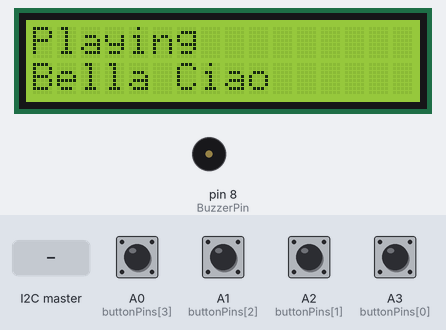
This sketch was run on a simulated Arduino Uno, built with avr-gcc and run on an emulated ATmega328P. Parts: 16×2 character LCD, buzzer (waves = sounding). Inputs (shaded band) come from the test bench; at power-on: A0 (buttonPins[3]), A1 (buttonPins[2]), A2 (buttonPins[1]), A3 (buttonPins[0]) LOW. What the sketch prints to the serial monitor is not drawn.

Above: at 1.2 s.
1.3 s: the I2C master sends the byte 1
At 3.3 s:
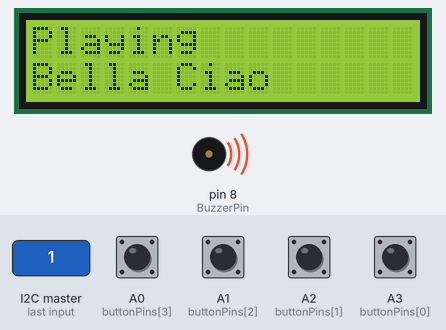
4.3 s: the I2C master sends the byte 0
Timing chart, 0 to 11.8 s (numbered marks = the images above; inputs shaded):
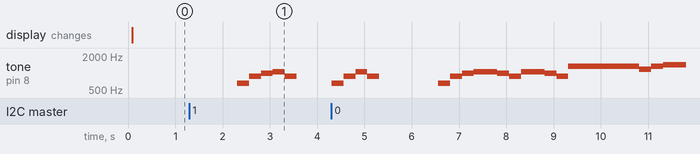

The sketch:

PianoTiles_Button_Arduino.ino
```cpp
#include <Wire.h>
#include <LiquidCrystal.h>

int menuState = 0;

// initialize the library by associating any needed LCD interface pin
// with the arduino pin number it is connected to
const int rs = 12, en = 11, d4 = 5, d5 = 4, d6 = 3, d7 = 2;
const int numButtons = 4;
LiquidCrystal lcd(rs, en, d4, d5, d6, d7);

// Order: same as columns, from left to right (green, blue, yellow, white)
const int buttonPins[numButtons] = {A3, A2, A1, A0}; // black, blue, yellow, white
int buttonStatuses[numButtons] = {0,0,0,0};

const int BuzzerPin = 8;

int chosenSong = 0;

// SONG STUFF
const int REST = 100; // has to be unique

// 3rd Octave
const int NC3 = 131; const int NCS3 = 138; const int ND3 = 147; const int NDS3 = 155;
const int NE3 = 165; const int NF3 = 175; const int NFS3 = 185; const int NG3 = 196;
const int NGS3 = 208; const int NA3 = 220; const int NAS3 = 233; const int NB3 = 247;

// 4th Octave (middle C)
int NC4 = 262; int NCS4 = 277; int ND4 = 294;
int NDS4 = 311; int NE4 = 330; int NF4 = 349;
int NFS4 = 370; int NG4 = 392; int NGS4 = 415;
int NA4 = 440; int NAS4 = 466; int NB4 = 494;

// 5th Octave
int NB5 = 988; int NAS5 = 932; int NA5 = 880;
int NGS5 = 830; int NG5 = 784; int NFS5 = 740;
int NF5 =  698; int NE5 =  659; int NDS5 = 622;
int ND5 = 587; int NCS5 = 554; int NC5 = 523;

// 6th Octave

int NB6 = 1975; int NAS6 = 1865; int NA6 = 1760;
int NGS6 = 1661; int NG6 = 1568; int NFS6 = 1480;
int NF6 = 1397; int NE6 = 1318; int NDS6 = 1244;
int ND6 = 1175; int NCS6 = 1109; int NC6 = 1046;

int song_bpm = 120;
int quarter = 60000 / song_bpm;
int dottedQuarter = quarter * 1.5;
int eighth = quarter / 2;
int dottedEighth = eighth * 1.5;
int half = 2 * quarter;
int dottedHalf = 3 * quarter;
int sixteenth = eighth / 2;

int BellaCiao[44][3] = {
    {NE5, eighth, eighth}, {NA5, eighth, eighth}, {NB5, eighth, eighth}, {NC6, eighth, eighth},
    {NA5, eighth, eighth}, {REST, dottedQuarter}, {NE5, eighth, eighth}, {NA5, eighth, eighth},
    {NB5, eighth,}, {NC6, eighth, eighth}, {NA5, eighth, eighth}, {REST, dottedQuarter, 0}, {REST, quarter,0},

    {NE5, eighth, eighth}, {NA5, eighth, eighth}, {NB5, eighth, eighth}, {NC6, quarter, quarter}, // last one is 1.3. CIAO
    {NB5, eighth, eighth}, {NA5, eighth, eighth}, {NC6, quarter, quarter},
    {NB5, eighth, eighth}, {NA5, eighth, eighth}, {NE6, quarter, quarter}, {NE6, quarter, quarter}, {NE6, quarter, quarter}, // CIAO CIAO CIAO. 24 notes

    {ND6, eighth, eighth}, {NE6, eighth, eighth}, {NF6, eighth, eighth}, {NF6, dottedQuarter, dottedQuarter}, {REST, eighth, 0},
    {NF6, eighth, eighth }, {NE6, eighth, eighth}, {ND6, eighth, eighth}, {NF6, eighth, eighth}, {NE6, dottedQuarter,dottedQuarter}, {REST, quarter, 0},

    {ND6, eighth, eighth}, {NC6, eighth, eighth}, {NB5, quarter, quarter}, {NE6, quarter, quarter}, {NB5, quarter, quarter}, {NC6, quarter, quarter},
    {NA5, half, half}
  };


void reset() {
  noTone(BuzzerPin);
  resetScreen();
  menuState = 0;
  delay(1500);
}

int timeToStartPlaying;

// THIS VARIABLE SHOULD BE TIME BETWEEN LED's flashing
void startPlaying(int numBytes) { //bound to onReceive()
  Wire.read();
  timeToStartPlaying = millis() + 4 * eighth;
  Serial.println(timeToStartPlaying);
  menuState = 3;
}

void updateButtons() {
  for(int i = 0; i < numButtons; i++) {
    if (i != 2)
      buttonStatuses[i] = HIGH - digitalRead(buttonPins[i]);
    else
      buttonStatuses[i] = digitalRead(buttonPins[i]);
  }
}

void pickSong() {
  lcd.print("Black:"); //index 0 in array
  lcd.setCursor(0, 1);
  lcd.print("Bella Ciao      "); //index 1 in array

  if(buttonStatuses[0]) { // play Bella Ciao
    chosenSong = 1;
    menuState = 2;
    resetScreen();
    lcd.print("Playing");
    lcd.setCursor(0, 1);
    lcd.print("Bella Ciao");
  }
}

void playGame() { //menuState is 3, triggered by startPlaying
  while(millis() < timeToStartPlaying)
    Serial.println(String(millis()) + ", " + timeToStartPlaying);

  for (int i = 0; i < 44; i++) {
    if (BellaCiao[i][0] == REST) {
      int dur = BellaCiao[i][1];
      delay(dur);
    } else {
      int note = BellaCiao[i][0];
      int dur = BellaCiao[i][1];
      tone(BuzzerPin, note, dur);
      delay(BellaCiao[i][2]);
    }
  }

  reset();
}

void resetScreen() {
  lcd.setCursor(0,0);
  lcd.print("                ");
  lcd.setCursor(0,1);
  lcd.print("                ");
  lcd.setCursor(0,0);
}

void startScreen() {
  // Code that greets user and updates user on which was pressed
  lcd.setCursor(0, 0);
  lcd.print("Welcome! Press");
  lcd.setCursor(0, 1);
  lcd.print("button to start");

  for (int i=0; i<numButtons; ++i) {
      if(buttonStatuses[i] == HIGH) {
        resetScreen();
        menuState = 1;
     }
  }
}

void sendButtonConfig(int numBytes) { //bound to onRequest
  if (numBytes == 4) {
    if (menuState == 2) {
      Wire.write(chosenSong); // Tell the main Arduino that we are ready to play
    } else {
      Wire.write(0);
    }
  } else if (numBytes == 16)
    for (int i = 0; i < numButtons; i++)
      Wire.write(HIGH - digitalRead(buttonPins[i]));

}

void setup() {
  Wire.begin(2);
  Wire.onRequest(sendButtonConfig);
  Wire.onReceive(startPlaying);

  lcd.begin(16, 2);

  Serial.begin(9600);

  for(int i = 0; i < numButtons; i++)
    pinMode(buttonPins[i], INPUT);

  menuState = 0;
}

void loop() {
  updateButtons();
  Serial.println(String(millis()) + ", " + buttonStatuses[0] + ", " + buttonStatuses[1] + ", " + buttonStatuses[2] + ", " + buttonStatuses[3]);
  if(menuState == 0)
      startScreen();
  else if (menuState == 1)
      pickSong();
  else if (menuState == 3)
      playGame();
}
```

Measured:
- after the input at 1.3 s, tone on pin 8 (BuzzerPin): plays 659 Hz for 0.25 s, 880 Hz for 0.25 s, 988 Hz for 0.25 s, 1046 Hz for 0.25 s, 880 Hz for 0.25 s, starting after 1.0 s
